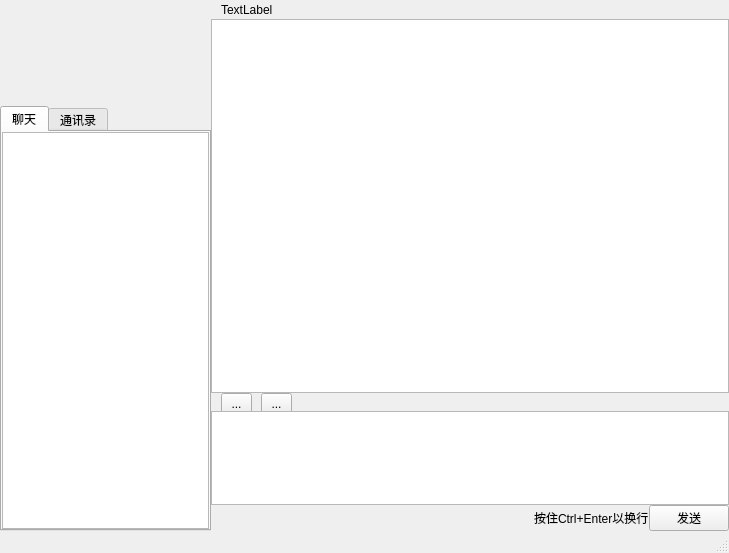
<?xml version="1.0" encoding="UTF-8"?>
<ui version="4.0">
 <class>MainWindow</class>
 <widget class="QMainWindow" name="MainWindow">
  <property name="geometry">
   <rect>
    <x>0</x>
    <y>0</y>
    <width>729</width>
    <height>553</height>
   </rect>
  </property>
  <property name="windowTitle">
   <string>MainWindow</string>
  </property>
  <widget class="QWidget" name="centralwidget">
   <layout class="QGridLayout" name="gridLayout_4">
    <property name="leftMargin">
     <number>0</number>
    </property>
    <property name="topMargin">
     <number>0</number>
    </property>
    <property name="rightMargin">
     <number>0</number>
    </property>
    <property name="bottomMargin">
     <number>0</number>
    </property>
    <property name="spacing">
     <number>0</number>
    </property>
    <item row="0" column="0">
     <widget class="QWidget" name="widget_4" native="true">
      <property name="maximumSize">
       <size>
        <width>211</width>
        <height>16777215</height>
       </size>
      </property>
      <layout class="QGridLayout" name="gridLayout" rowstretch="2,8" rowminimumheight="0,0">
       <property name="leftMargin">
        <number>0</number>
       </property>
       <property name="topMargin">
        <number>0</number>
       </property>
       <property name="rightMargin">
        <number>0</number>
       </property>
       <property name="bottomMargin">
        <number>0</number>
       </property>
       <property name="spacing">
        <number>0</number>
       </property>
       <item row="0" column="0">
        <widget class="QWidget" name="widget" native="true">
         <property name="minimumSize">
          <size>
           <width>0</width>
           <height>50</height>
          </size>
         </property>
        </widget>
       </item>
       <item row="1" column="0">
        <widget class="QTabWidget" name="tabWidget">
         <property name="currentIndex">
          <number>0</number>
         </property>
         <widget class="QWidget" name="tab">
          <attribute name="title">
           <string>聊天</string>
          </attribute>
          <layout class="QGridLayout" name="gridLayout_6">
           <property name="leftMargin">
            <number>0</number>
           </property>
           <property name="topMargin">
            <number>0</number>
           </property>
           <property name="rightMargin">
            <number>0</number>
           </property>
           <property name="bottomMargin">
            <number>0</number>
           </property>
           <item row="0" column="0">
            <widget class="QListView" name="listChat"/>
           </item>
          </layout>
         </widget>
         <widget class="QWidget" name="tab_2">
          <attribute name="title">
           <string>通讯录</string>
          </attribute>
          <layout class="QGridLayout" name="gridLayout_5">
           <property name="leftMargin">
            <number>0</number>
           </property>
           <property name="topMargin">
            <number>0</number>
           </property>
           <property name="rightMargin">
            <number>0</number>
           </property>
           <property name="bottomMargin">
            <number>0</number>
           </property>
           <item row="0" column="0">
            <widget class="QListView" name="listFriend"/>
           </item>
          </layout>
         </widget>
        </widget>
       </item>
      </layout>
     </widget>
    </item>
    <item row="0" column="1">
     <layout class="QGridLayout" name="gridLayout_3" rowstretch="1,20,1,5,1">
      <item row="0" column="0">
       <widget class="QWidget" name="widget_2" native="true">
        <widget class="QLabel" name="chatTitle">
         <property name="geometry">
          <rect>
           <x>10</x>
           <y>0</y>
           <width>491</width>
           <height>20</height>
          </rect>
         </property>
         <property name="text">
          <string>TextLabel</string>
         </property>
        </widget>
       </widget>
      </item>
      <item row="1" column="0">
       <widget class="QTextBrowser" name="textBrowser"/>
      </item>
      <item row="2" column="0">
       <widget class="QWidget" name="widget_3" native="true">
        <widget class="QToolButton" name="emojiToolButton">
         <property name="geometry">
          <rect>
           <x>10</x>
           <y>0</y>
           <width>31</width>
           <height>21</height>
          </rect>
         </property>
         <property name="text">
          <string>...</string>
         </property>
         <property name="icon">
          <iconset resource="../res.qrc">
           <normaloff>:/toolbutton/Static/resource/emoji.png</normaloff>:/toolbutton/Static/resource/emoji.png</iconset>
         </property>
         <property name="iconSize">
          <size>
           <width>24</width>
           <height>24</height>
          </size>
         </property>
        </widget>
        <widget class="QToolButton" name="ImageToolButton">
         <property name="geometry">
          <rect>
           <x>50</x>
           <y>0</y>
           <width>31</width>
           <height>21</height>
          </rect>
         </property>
         <property name="text">
          <string>...</string>
         </property>
         <property name="icon">
          <iconset resource="../res.qrc">
           <normaloff>:/toolbutton/Static/resource/image.png</normaloff>:/toolbutton/Static/resource/image.png</iconset>
         </property>
         <property name="iconSize">
          <size>
           <width>24</width>
           <height>24</height>
          </size>
         </property>
        </widget>
       </widget>
      </item>
      <item row="4" column="0">
       <layout class="QGridLayout" name="gridLayout_2">
        <item row="0" column="0">
         <spacer name="horizontalSpacer">
          <property name="orientation">
           <enum>Qt::Horizontal</enum>
          </property>
          <property name="sizeHint" stdset="0">
           <size>
            <width>40</width>
            <height>20</height>
           </size>
          </property>
         </spacer>
        </item>
        <item row="0" column="1">
         <widget class="QLabel" name="label">
          <property name="text">
           <string>按住Ctrl+Enter以换行</string>
          </property>
         </widget>
        </item>
        <item row="0" column="2">
         <widget class="QPushButton" name="pushButton">
          <property name="text">
           <string>发送</string>
          </property>
         </widget>
        </item>
       </layout>
      </item>
      <item row="3" column="0">
       <widget class="QTextEdit" name="textEdit"/>
      </item>
     </layout>
    </item>
   </layout>
  </widget>
  <widget class="QStatusBar" name="statusbar"/>
 </widget>
 <resources>
  <include location="../res.qrc"/>
 </resources>
 <connections>
  <connection>
   <sender>listFriend</sender>
   <signal>doubleClicked(QModelIndex)</signal>
   <receiver>MainWindow</receiver>
   <slot>onFriendDbClick()</slot>
   <hints>
    <hint type="sourcelabel">
     <x>101</x>
     <y>156</y>
    </hint>
    <hint type="destinationlabel">
     <x>240</x>
     <y>-7</y>
    </hint>
   </hints>
  </connection>
  <connection>
   <sender>pushButton</sender>
   <signal>clicked()</signal>
   <receiver>MainWindow</receiver>
   <slot>onSendMessage()</slot>
   <hints>
    <hint type="sourcelabel">
     <x>686</x>
     <y>520</y>
    </hint>
    <hint type="destinationlabel">
     <x>372</x>
     <y>-9</y>
    </hint>
   </hints>
  </connection>
  <connection>
   <sender>listChat</sender>
   <signal>clicked(QModelIndex)</signal>
   <receiver>MainWindow</receiver>
   <slot>onClickChatItem()</slot>
   <hints>
    <hint type="sourcelabel">
     <x>57</x>
     <y>254</y>
    </hint>
    <hint type="destinationlabel">
     <x>33</x>
     <y>-8</y>
    </hint>
   </hints>
  </connection>
  <connection>
   <sender>emojiToolButton</sender>
   <signal>clicked()</signal>
   <receiver>MainWindow</receiver>
   <slot>onClickEmoji()</slot>
   <hints>
    <hint type="sourcelabel">
     <x>234</x>
     <y>397</y>
    </hint>
    <hint type="destinationlabel">
     <x>245</x>
     <y>523</y>
    </hint>
   </hints>
  </connection>
 </connections>
 <slots>
  <slot>onFriendDbClick()</slot>
  <slot>onSendMessage()</slot>
  <slot>onClickChatItem()</slot>
  <slot>onClickEmoji()</slot>
  <slot>onClickImage()</slot>
 </slots>
</ui>
